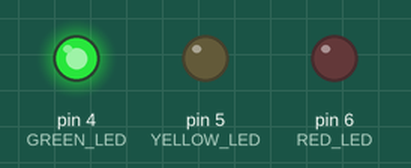
Recording of a sketch running on a simulated Arduino Uno, built with avr-gcc and run on an emulated ATmega328P. Parts: output pins drawn as LEDs (lit = HIGH).

Above: at 1.0 s.
At 2.5 s:
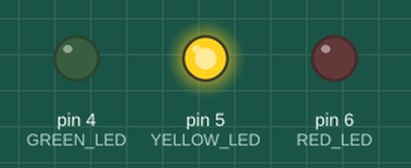
At 4.0 s:
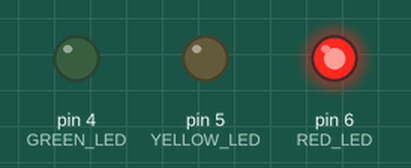
Timing chart, 0 to 6.5 s (numbered marks = the images above):
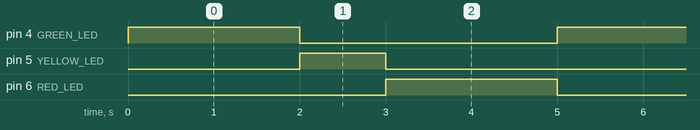

The sketch:

trafficLight.ino
```cpp
//برنامه ای بنویسید که یک چراغ راهنمایی را اجرا کند
// دو ثانیه سبز ، یک ثانیه زرد و دو ثانیه قرمز

const int GREEN_LED = 4;
const int YELLOW_LED = 5;
const int RED_LED = 6;

void setup() {
  pinMode(GREEN_LED, OUTPUT);
  pinMode(YELLOW_LED, OUTPUT);
  pinMode(RED_LED, OUTPUT);
}

void loop() {

  digitalWrite(GREEN_LED, HIGH);
  digitalWrite(YELLOW_LED, LOW);
  digitalWrite(RED_LED, LOW);

  delay(2000);

  ///////////////////////////////

  digitalWrite(GREEN_LED, LOW);
  digitalWrite(YELLOW_LED, HIGH);
  digitalWrite(RED_LED, LOW);

  delay(1000);

  ///////////////////////////////

  digitalWrite(GREEN_LED, LOW);
  digitalWrite(YELLOW_LED, LOW);
  digitalWrite(RED_LED, HIGH);

  delay(2000);

}
```

Measured:
- by itself, pin 4 (GREEN_LED), pin 6 (RED_LED): alternates HIGH for 2.0 s and LOW for 3.0 s
- by itself, pin 5 (YELLOW_LED): alternates HIGH for 1.0 s and LOW for 4.0 s
- by itself, everything shown: repeats every 5.0 s, in 3 steps
